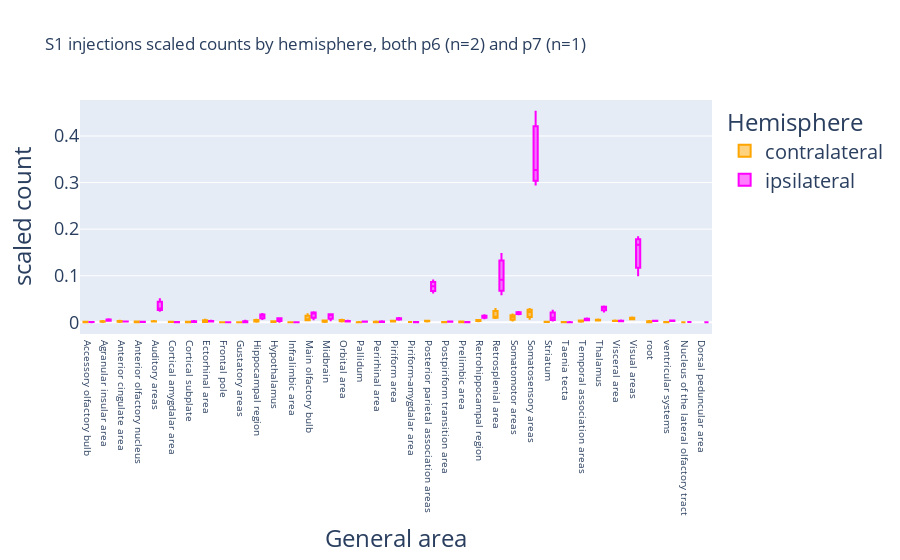

Notebook cell for this chart:
### Code cell
plot_scaled(
    df_grouped,
    "S1 injections scaled counts by hemisphere, both p6 (n=2) and p7 (n=1)",
    area_order_scaled,
)

### Figure 1 — Plotly figure (JSON) as saved in the notebook; plotly's stock layout.template omitted (floating-point values rounded to 4 significant figures)
{"data": [{"alignmentgroup": "True", "hovertemplate": "Hemisphere=contralateral<br>General area=%{x}<br>scaled count=%{y}<extra></extra>", "legendgroup": "contralateral", "marker": {"color": "orange"}, "name": "contralateral", "notched": false, "offsetgroup": "contralateral", "orientation": "v", "showlegend": true, "type": "box", "x": ["Accessory olfactory bulb", "Agranular insular area", "Anterior cingulate area", "Anterior olfactory nucleus", "Auditory areas", "Cortical amygdalar area", "Cortical subplate", "Ectorhinal area", "Frontal pole", "Gustatory areas", "Hippocampal region", "Hypothalamus", "Infralimbic area", "Main olfactory bulb", "Midbrain", "Orbital area", "Pallidum", "Perirhinal area", "Piriform area", "Piriform-amygdalar area", "Posterior parietal association areas", "Postpiriform transition area", "Prelimbic area", "Retrohippocampal region", "Retrosplenial area", "Somatomotor areas", "Somatosensory areas", "Striatum", "Taenia tecta", "Temporal association areas", "Thalamus", "Visceral area", "Visual areas", "root", "ventricular systems", "Accessory olfactory bulb", "Agranular insular area", "Anterior cingulate area", "Anterior olfactory nucleus", "Auditory areas", "Cortical subplate", "Ectorhinal area", "Frontal pole", "Gustatory areas", "Hippocampal region", "Hypothalamus", "Infralimbic area", "Main olfactory bulb", "Midbrain", "Nucleus of the lateral olfactory tract", "Orbital area", "Pallidum", "Perirhinal area", "Piriform area", "Posterior parietal association areas", "Postpiriform transition area", "Prelimbic area", "Retrohippocampal region", "Retrosplenial area", "Somatomotor areas", "Somatosensory areas", "Striatum", "Taenia tecta", "Temporal association areas", "Thalamus", "Visceral area", "Visual areas", "root", "ventricular systems", "Accessory olfactory bulb", "Agranular insular area", "Anterior cingulate area", "Anterior olfactory nucleus", "Auditory areas", "Cortical amygdalar area", "Cortical subplate", "Ectorhinal area", "Frontal pole", "Gustatory areas", "Hippocampal region", "Hypothalamus", "Main olfactory bulb", "Midbrain", "Orbital area", "Pallidum", "Perirhinal area", "Piriform area", "Posterior parietal association areas", "Postpiriform transition area", "Prelimbic area", "Retrohippocampal region", "Retrosplenial area", "Somatomotor areas", "Somatosensory areas", "Striatum", "Temporal association areas", "Thalamus", "Visceral area", "Visual areas", "root", "ventricular systems"], "x0": " ", "xaxis": "x", "y": [0.001531, 0.001787, 0.003148, 0.002042, 0.002127, 0.001021, 0.0006806, 0.0005105, 0.0001702, 0.0003403, 0.005615, 0.001276, 0.0001702, 0.01719, 0.003743, 0.001872, 0.0005105, 0.0004254, 0.002893, 0.0005105, 0.002042, 8.508e-05, 0.001787, 0.002212, 0.009188, 0.01072, 0.02867, 0.001106, 0.0005955, 0.001361, 0.003914, 0.003403, 0.007232, 0.003063, 0.0006806, 0.0003974, 0.0009438, 0.002583, 0.0005464, 0.002633, 0.0001987, 0.001441, 0.0002484, 9.935e-05, 0.001341, 0.0005961, 9.935e-05, 0.004371, 0.0007948, 9.935e-05, 0.005762, 9.935e-05, 0.0002484, 0.00154, 0.003527, 9.935e-05, 0.001242, 0.005067, 0.02876, 0.01689, 0.0222, 0.0007451, 0.0001987, 0.003229, 0.005862, 0.002682, 0.01038, 0.000149, 0.0003477, 9.451e-05, 0.002835, 0.0004725, 0.0002835, 0.001701, 0.0007561, 0.001134, 0.005765, 0.0002835, 9.451e-05, 0.00378, 0.002363, 0.005482, 0.003591, 0.002741, 0.000189, 0.001796, 0.003402, 0.002363, 0.0006616, 9.451e-05, 0.005009, 0.01181, 0.00378, 0.007561, 0.0005671, 0.004158, 0.004725, 0.003686, 0.00671, 0.0002835, 0.0005671], "y0": " ", "yaxis": "y"}, {"alignmentgroup": "True", "hovertemplate": "Hemisphere=ipsilateral<br>General area=%{x}<br>scaled count=%{y}<extra></extra>", "legendgroup": "ipsilateral", "marker": {"color": "magenta"}, "name": "ipsilateral", "notched": false, "offsetgroup": "ipsilateral", "orientation": "v", "showlegend": true, "type": "box", "x": ["Accessory olfactory bulb", "Agranular insular area", "Anterior cingulate area", "Anterior olfactory nucleus", "Auditory areas", "Cortical amygdalar area", "Cortical subplate", "Ectorhinal area", "Frontal pole", "Gustatory areas", "Hippocampal region", "Hypothalamus", "Infralimbic area", "Main olfactory bulb", "Midbrain", "Orbital area", "Pallidum", "Perirhinal area", "Piriform area", "Piriform-amygdalar area", "Posterior parietal association areas", "Postpiriform transition area", "Prelimbic area", "Retrohippocampal region", "Retrosplenial area", "Somatomotor areas", "Somatosensory areas", "Striatum", "Taenia tecta", "Temporal association areas", "Thalamus", "Visceral area", "Visual areas", "root", "ventricular systems", "Accessory olfactory bulb", "Agranular insular area", "Anterior cingulate area", "Anterior olfactory nucleus", "Auditory areas", "Cortical amygdalar area", "Cortical subplate", "Dorsal peduncular area", "Ectorhinal area", "Frontal pole", "Gustatory areas", "Hippocampal region", "Hypothalamus", "Infralimbic area", "Main olfactory bulb", "Midbrain", "Orbital area", "Pallidum", "Perirhinal area", "Piriform area", "Piriform-amygdalar area", "Posterior parietal association areas", "Postpiriform transition area", "Prelimbic area", "Retrohippocampal region", "Retrosplenial area", "Somatomotor areas", "Somatosensory areas", "Striatum", "Taenia tecta", "Temporal association areas", "Thalamus", "Visceral area", "Visual areas", "root", "ventricular systems", "Accessory olfactory bulb", "Agranular insular area", "Anterior cingulate area", "Anterior olfactory nucleus", "Auditory areas", "Cortical amygdalar area", "Cortical subplate", "Ectorhinal area", "Frontal pole", "Gustatory areas", "Hippocampal region", "Hypothalamus", "Infralimbic area", "Main olfactory bulb", "Midbrain", "Nucleus of the lateral olfactory tract", "Orbital area", "Pallidum", "Perirhinal area", "Piriform area", "Piriform-amygdalar area", "Posterior parietal association areas", "Postpiriform transition area", "Prelimbic area", "Retrohippocampal region", "Retrosplenial area", "Somatomotor areas", "Somatosensory areas", "Striatum", "Taenia tecta", "Temporal association areas", "Thalamus", "Visceral area", "Visual areas", "root", "ventricular systems"], "x0": " ", "xaxis": "x", "y": [0.0006806, 0.006806, 0.001787, 0.001191, 0.02978, 0.0005955, 0.001446, 0.001616, 0.0001702, 0.003148, 0.01421, 0.008848, 0.0001702, 0.02144, 0.01744, 0.001787, 0.001702, 0.0007657, 0.009359, 0.0004254, 0.06415, 0.001021, 0.0006806, 0.008763, 0.06006, 0.02195, 0.4522, 0.003743, 0.0005105, 0.00502, 0.02323, 0.003914, 0.1009, 0.003488, 0.003403, 0.0004471, 0.003428, 0.001689, 0.0005464, 0.02509, 0.000149, 0.0007948, 9.935e-05, 0.002086, 0.0001987, 0.0008941, 0.01778, 0.001242, 0.0002484, 0.006855, 0.00452, 0.003378, 0.001739, 0.001093, 0.00606, 0.0001987, 0.07729, 0.001093, 0.0007948, 0.01495, 0.1469, 0.02052, 0.296, 0.02499, 0.000149, 0.004322, 0.03378, 0.002136, 0.1665, 0.002732, 0.003924, 0.0009451, 0.00378, 0.001796, 0.001418, 0.04933, 0.000378, 0.00293, 0.003402, 0.000189, 0.0002835, 0.007277, 0.008128, 0.000189, 0.01947, 0.01682, 0.0005671, 0.00189, 0.001134, 0.002174, 0.005765, 0.0004725, 0.08997, 0.001701, 0.000378, 0.01219, 0.0912, 0.0172, 0.3271, 0.00964, 0.0002835, 0.008506, 0.03327, 0.002741, 0.1827, 0.003308, 0.002741], "y0": " ", "yaxis": "y"}], "layout": {"boxmode": "group", "legend": {"font": {"size": 20}, "title": {"text": "Hemisphere"}, "tracegroupgap": 0}, "title": {"text": "S1 injections scaled counts by hemisphere, both p6 (n=2) and p7 (n=1)"}, "xaxis": {"anchor": "y", "categoryarray": [], "categoryorder": "array", "domain": [0, 1], "tickfont": {"size": 10}, "title": {"font": {"size": 24}, "text": "General area"}}, "yaxis": {"anchor": "x", "domain": [0, 1], "tickfont": {"size": 18}, "title": {"font": {"size": 24}, "text": "scaled count"}}}}
